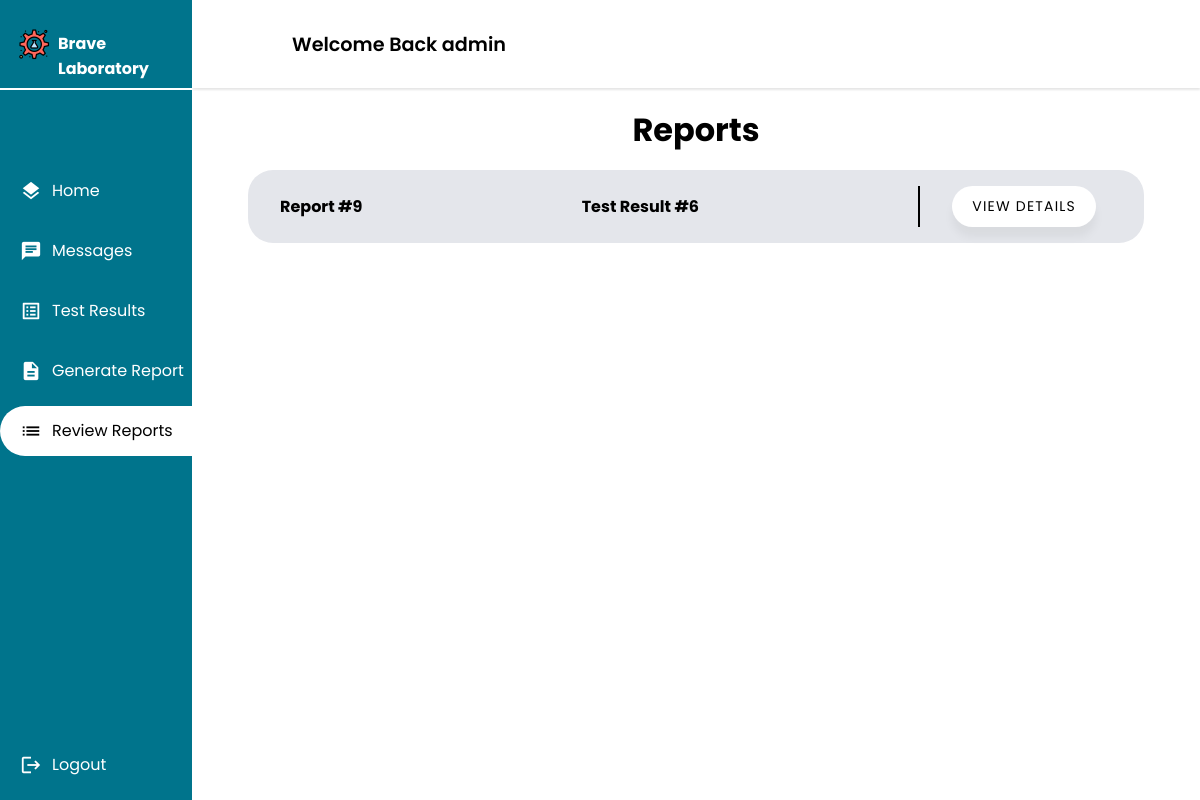
/auditor/reports/ (signed in), run on an earlier commit of the app's database.
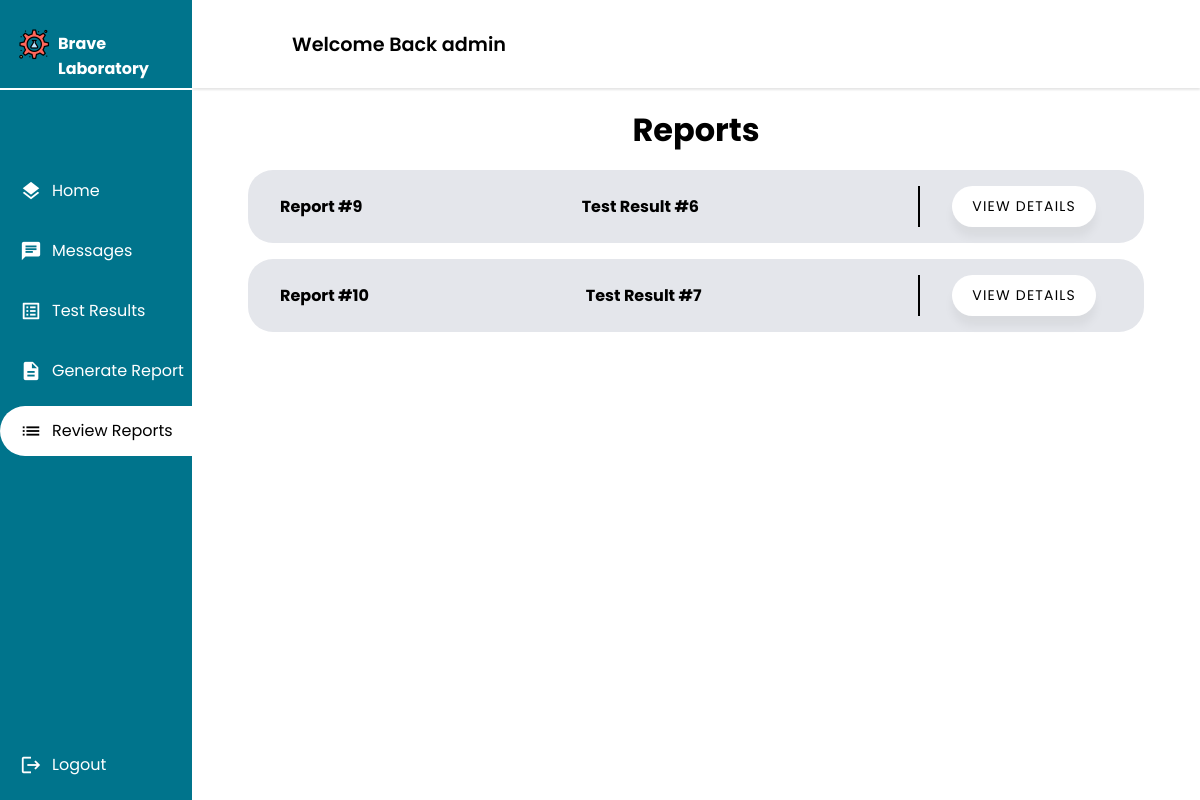
And on a later commit of the database.
### main_home/models.py (models this page shows, shortened)
class Report(models.Model):
    test_result = models.OneToOneField(TestResult, on_delete=models.CASCADE)
    creation_time = models.DateTimeField(auto_now_add=True)
    description = models.CharField(max_length=100000, null=True, blank=True)
    class Meta:
        db_table = 'report'

class TestResult(models.Model):
    request = models.OneToOneField(AnalysisRequest, on_delete=models.CASCADE)
    creation_time = models.DateTimeField(auto_now_add=True)
    duration = models.DurationField(null=True, blank=True)
    approved = models.BooleanField(default=False)
    class Meta:
        db_table = 'test_result'
    def __str__(self):
        return f"Test Result #{self.id}"

### auditor/views.py (the view)
# urls.py: path("reports/",views.report_list,name="report_list"),
@login_required
@permission_required('auditor.view_auditor', raise_exception=True)
def report_list(request):
    reports = Report.objects.all()
    context = {
        'reports': reports,
    }
    return render(request,'auditor/report/report_list.html', context)

### auditor/templates/auditor/report/report_list.html
{% extends 'auditor/auditor.html' %}
{% load static %}
{% block css_2 %}
<link rel="stylesheet" href="{% static 'css/list.css' %}">
{% endblock css_2 %}
{% block main %}
<div class="Container">
    <h1>Reports</h1>
    <ul>
        {% for report in reports %}
            <li class="app1">
                <span><strong>Report #{{ report.id }}</strong></span>
                <span><strong>{{ report.test_result }}</strong></span>
                <div class="buttons">
                    <button class="list-button"><a class="list-links" href="{% url 'report_detail' report.id  %}">View Details</a></button>
                </div>
            </li>
        {% endfor %}
    </ul>
</div>
{% endblock main %}

What changed in the data, as far as the page shows it:
added Report: id "10", test_result "Test Result #7"
